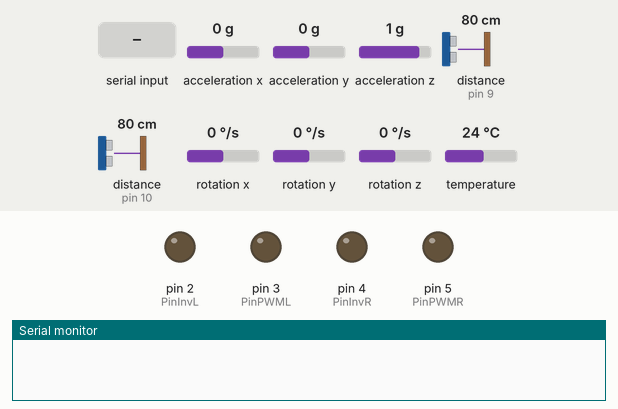
The sketch below on a simulated Arduino Uno, built with avr-gcc and run on an emulated ATmega328P. Parts: output pins drawn as LEDs (lit = HIGH), the last lines printed to the serial monitor. Wiring (inferred from the names in the program): 2 × ultrasonic range finder: trigger pin 9, echo pin 9 / trigger pin 10, echo pin 10. Inputs (shaded band) come from the test bench; at power-on: acceleration x 0 g, acceleration y 0 g, acceleration z 1 g, distance to the obstacle (sensors on pin 9, pin 10) 80 cm, rotation x 0 °/s, rotation y 0 °/s, rotation z 0 °/s, temperature 24 °C. The echo pulse lasts 58.3 µs per cm.

Above: at 1.2 s.
1.3 s: "90,45,200\n" received over the second serial link
At 2.4 s:
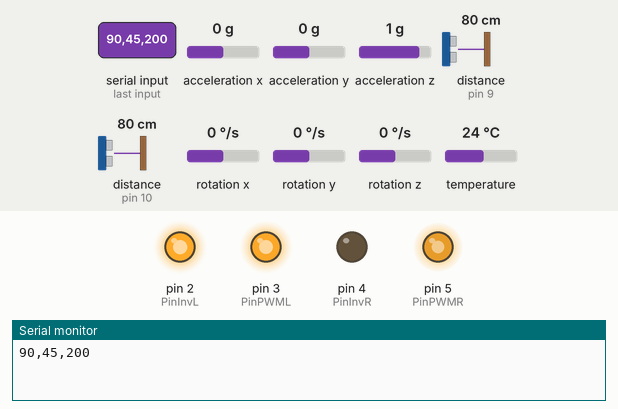
2.8 s: "90,45\n" received over the second serial link
At 3.7 s:
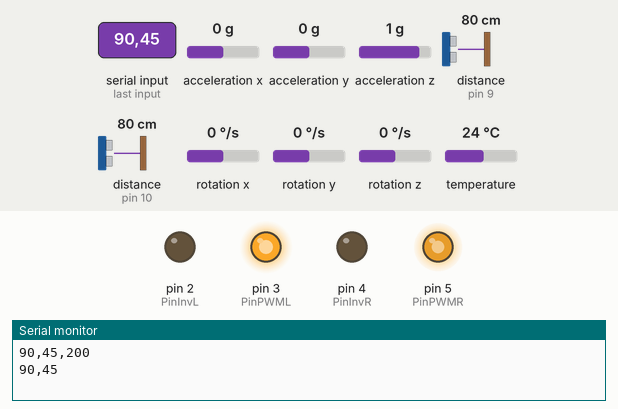
4.3 s: "30,150,10,200\n" received over the second serial link
At 4.8 s:
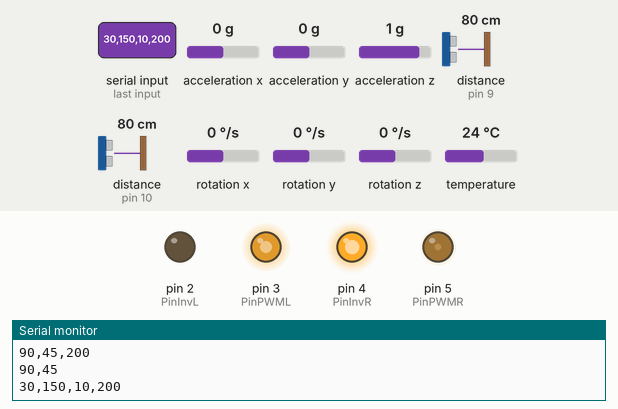
5.8 s: "5\n" received over the second serial link
At 7.0 s:
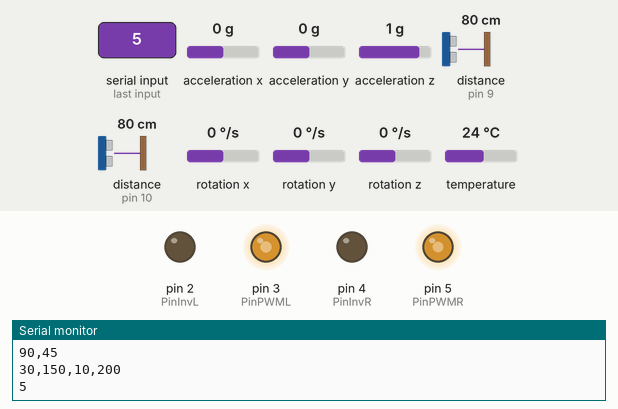
7.3 s: "30,150\n" received over the second serial link
At 8.1 s:
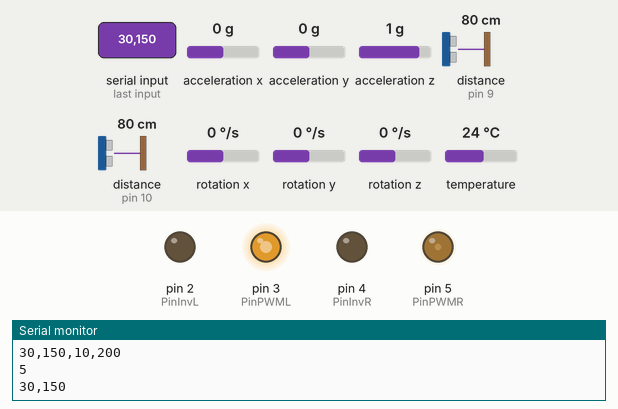
8.8 s: "90\n" received over the second serial link
At 9.2 s:
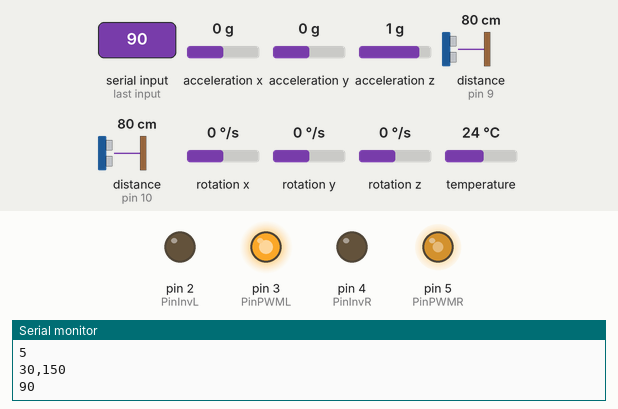
Timing chart, 0 to 11.3 s (numbered marks = the images above; inputs shaded):
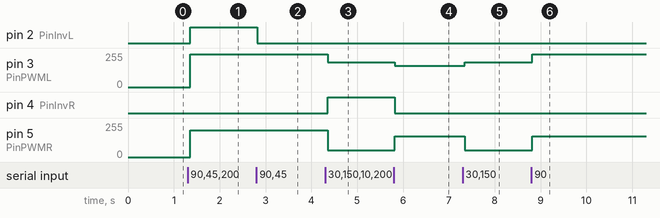

The sketch:

arduino.ino
```cpp
//---------------------------------//
//    IAD - Projeto Introdutório   //
// Bruno Semião, Eduarda Assunção, //
// Sofia Simenta, Patrícia Marques //
//---------------------------------//

#include "SoftwareSerial.h"
#include <Adafruit_MPU6050.h>
#include <Adafruit_Sensor.h>

SoftwareSerial bluetooth(7, 8);//Create a serial connection with TX and RX on these pins
Adafruit_MPU6050 mpu;

int PinSensorR = 10;
int PinSensorF = 9;
String command;
int A_num = -1;
float distance;
unsigned long duration;

int PinPWML = 3;
int PinInvL = 2;
int PinPWMR = 5;
int PinInvR = 4;

int PinSenR = 10;
int PinSenF = 9;

int  speedL = -1;
int  speedR = -1;
bool invertL = LOW;
bool invertR = LOW;

String  state;

sensors_event_t a, g, temp;

void setup() {

   Serial.begin(9600);  //Start serial communication at baudrate 9600
   bluetooth.begin(9600); //Initialize communications with the bluetooth module

   pinMode(PinPWML, OUTPUT);
   pinMode(PinInvL, OUTPUT);
   pinMode(PinPWMR, OUTPUT);
   pinMode(PinInvR, OUTPUT);
   //pinMode(sigPin, OUTPUT); // Sets the trigPin as an Output
   //pinMode(sigPin, INPUT); // Sets the echoPin as an Input
   while(!Serial){};
   while(!bluetooth){};
   while (!mpu.begin()) {
     //Serial.println("Failed to find MPU6050 chip");
     delay(10);
   }
   //Serial.println("MPU6050 Found!");
   mpu.setAccelerometerRange(MPU6050_RANGE_2_G);
   mpu.setGyroRange(MPU6050_RANGE_250_DEG);
   mpu.setFilterBandwidth(MPU6050_BAND_44_HZ);
}

void loop(){
  if (bluetooth.available()>0){
    command = bluetooth.readStringUntil('\n');
    if (command.startsWith("+")){return;}
    Serial.println(command);

    //Control speed
    speedL = command.substring(0,3).toInt()-100;
    speedR = command.substring(3,6).toInt()-100;
    invertL = command.substring(6,7).toInt();
    invertR = command.substring(7,8).toInt();

    analogWrite(PinPWML, speedL);
    digitalWrite(PinInvL, invertL);
    analogWrite(PinPWMR, speedR);
    digitalWrite(PinInvR, invertR);
  }
  //Sensor data
    pinMode(PinSensorF, OUTPUT);
    digitalWrite(PinSensorF, LOW);
    delayMicroseconds(2);
    digitalWrite(PinSensorF, HIGH);
    delayMicroseconds(10);
    digitalWrite(PinSensorF, LOW);
    pinMode(PinSensorF, INPUT);
    state = String(pulseIn(PinSensorF, HIGH)) + "!";

    pinMode(PinSensorR, OUTPUT);
    digitalWrite(PinSensorR, LOW);
    delayMicroseconds(2);
    digitalWrite(PinSensorR, HIGH);
    delayMicroseconds(10);
    digitalWrite(PinSensorR, LOW);
    pinMode(PinSensorR, INPUT);
    state += String(pulseIn(PinSensorR, HIGH)) + "!";

    mpu.getEvent(&a, &g, &temp);

    state += String(a.acceleration.x) + "!";
    state += String(a.acceleration.y) + "!";
    state += String(a.acceleration.z) + "!";
    state += String(g.gyro.x) + "!";
    state += String(g.gyro.y) + "!";
    state += String(g.gyro.z) + "!";

    bluetooth.println(state);
}
```

Measured:
- after the input at 1.3 s, pin 2 (PinInvL): LOW → HIGH after 0.05 s; pin 3 (PinPWML): 0/255 → 246/255 after 0.05 s; pin 5 (PinPWMR): 0/255 → 201/255 after 0.05 s
- after the input at 2.8 s, pin 2 (PinInvL): HIGH → LOW at once
- after the input at 4.3 s, pin 3 (PinPWML): 246/255 → 186/255 after 0.05 s; pin 4 (PinInvR): LOW → HIGH after 0.05 s; pin 5 (PinPWMR): 201/255 → 50/255 after 0.05 s
- after the input at 5.8 s, pin 3 (PinPWML): 186/255 → 161/255 at once; pin 4 (PinInvR): HIGH → LOW at once; pin 5 (PinPWMR): 50/255 → 156/255 at once
- after the input at 7.3 s, pin 3 (PinPWML): 161/255 → 186/255 after 0.05 s; pin 5 (PinPWMR): 156/255 → 50/255 after 0.05 s
- after the input at 8.8 s, pin 3 (PinPWML): 186/255 → 246/255 at once; pin 5 (PinPWMR): 50/255 → 156/255 at once
